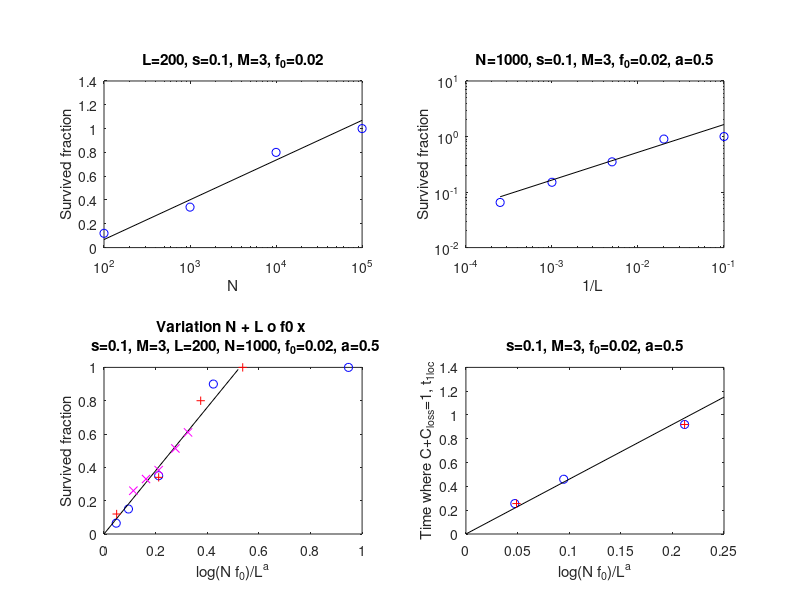
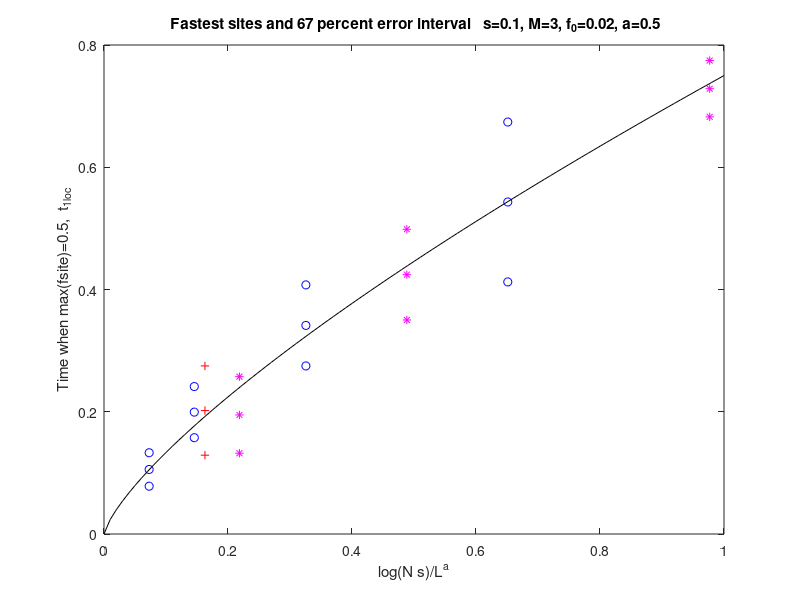
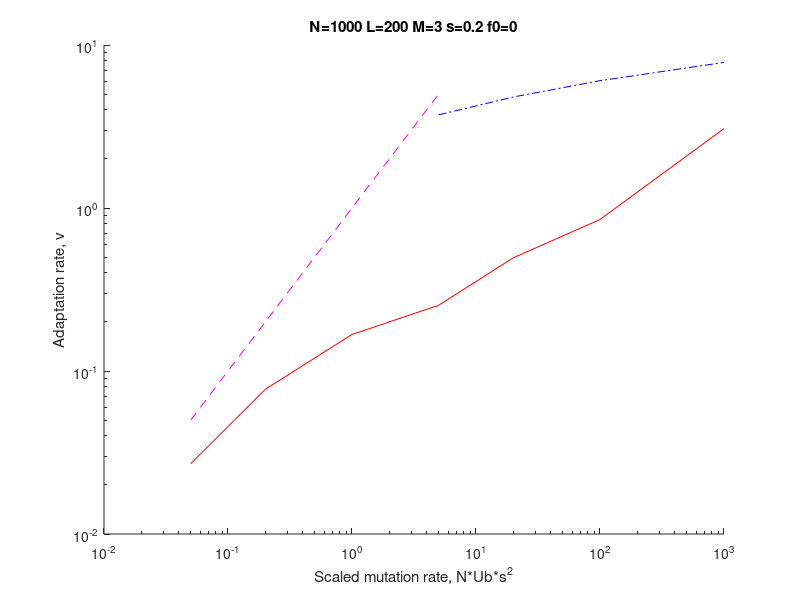
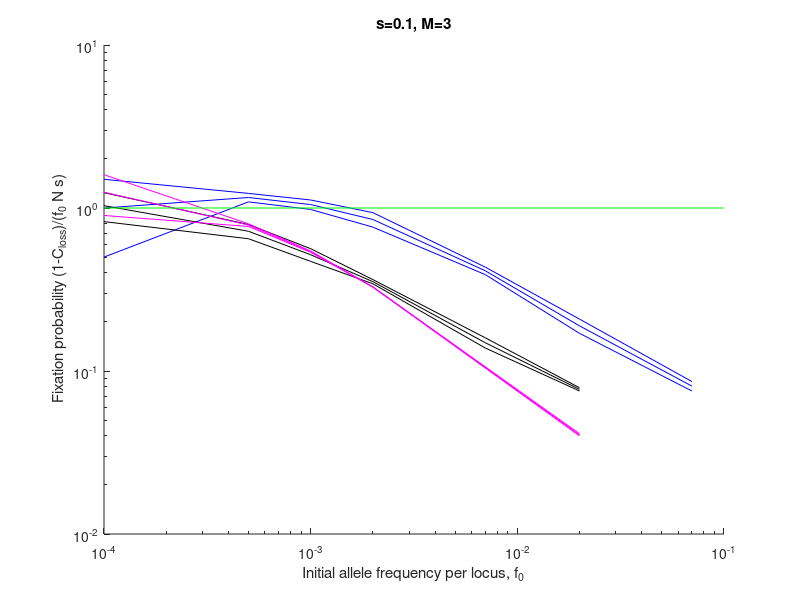

The MATLAB script that drew these images, in order:
% summary of results
 
f0=0.02; s=0.1; 

% R_NL=N L 1-Closs for s=0.1, M=3, f0=0.02
R_N=[1e2 200 0.12; 1e3 200 0.34; 1e4 200 0.8; 1e5 200 1];
R_L=[ 1e3 4e3 0.065; 1e3 1e3 0.15; 1e3 2e2 0.35; 1e3 50 0.9; 1e3 10 1];
    
% R_M= M 1-Closs for N=1000, L=1000, s=0.1, f0=0.02
R_M=[1 0.1; 3 0.15; 15 0.23; 60 0.26; 300 0.26];

% R_s= s 1-Closs for N=1000, L=1000, M=3, f0=0.02
R_s=[0.4 0.11; 0.2 0.11; 0.1 0.15; 0.05 0.15; 0.025 0.2];

 
%% 
figure(7)
loglog(R_M(:,1),R_M(:,2),'r',R_s(:,1),R_s(:,2),'b')
ylabel('Survived fraction, 1-C_{loss}')
xlabel('Number of crossovers, M, and selection coefficient, s')
title(sprintf('L=1000, s=%g, M=3, N=1000, M=3, f_0=%g',s,f0))

% fitting parameters

a=0.5;  
%%
  figure(1) 
subplot(2,2,1)
N=R_N(:,1); 
surv=R_N(:,3);
x=[min(N) max(N)];
semilogx(N, surv ,'bo', x,0.145*log(x)-0.6,'k')
ylabel('Survived fraction')
xlabel('N')
title(sprintf('L=200, s=%g, M=3, f_0=%g',s,f0))

subplot(2,2,2)
surv  = R_L(:,3);
xx=R_L(:,2).^(-1);
x=[min(xx), max(xx)];
loglog(xx , surv,'bo',x, 5.2*x.^a,'k')
title(sprintf('a=%g',a))
ylabel('Survived fraction')
xlabel('1/L ')
title(sprintf('N=1000, s=%g, M=3, f_0=%g, a=%g',s,f0,a))

subplot(2,2,3)
x =log(R_L(:,1)*f0)./R_L(:,2).^a;
y=R_L(:,3);
xx=[0 0.52];
x1=log(R_N(:,1)*f0)./R_N(:,2).^a;
y1=R_N(:,3);
plot(x, y,'bo',xx,1.9*xx,'k',x1,y1,'r+')
xlabel('log(N f_0)/L^a')
ylabel('Survived fraction')


%% effect of f0 on 1-Closs ar N*f0 >> 1
s=0.1; N=1000; M=3; L=200;
ff=[0.005 0.01 0.02 0.05 0.1];
x =log(N*ff)./L.^a;
y=[0.28 0.25 0.25;0.33 0.35 0.31;0.34 0.40 0.41; 0.51 0.52 0.51; 0.54 0.63 0.66]';
hold on; plot(x, mean(y),'mx'); hold off
title(sprintf('Variation N + L o f0 x \n s=%g, M=3, L=%g, N=%g, f_0=%g, a=%g',s,L, N,f0,a))

%% time point where C + Closs = 1
subplot(2,2,4)
N=1000;
L=[4000 1000 200];

t1loc=(1/s)*log(1/f0);
tast1=[10 18 36]; 
 x1=log(N*f0)./L.^a;
%x1=log(N*s)./L.^a;
%
L=200;
N=[100 1000];
tast2=[10 36];
 x2=log(N*f0)./L^a;
%x2=log(N*s)/L^a;
xx=[0 0.25];
plot(x1, tast1/t1loc,'bo',xx,180*xx/t1loc,'k',x2,tast2/t1loc,'r+')
xlabel('log(N f_0)/L^a')
ylabel('Time where C+C_{loss}=1, t_{1loc}')
title(sprintf('s=%g, M=3, f_0=%g, a=%g',s,f0,a))

%% fastest sites
figure(2)

N=1000;
L=[4000 1000 200 50];

t1loc=(1/s)*log(1/f0);
t1=[5 4 5 5 3.5 2.7 6 3.7 2.9 3.5; 8 7 11 5 8 8 9 8.5 6 7.5; 17.5 14 10 10 12 13.5 17 12.5 12 15; 18 24 33 18 25 17.5 20 21 15 21]/t1loc; 
t1av=mean(t1');
t1std=std(t1');
t1up=t1av+t1std; t1low=t1av-t1std; 
%x1=log(N*f0)*L.^(-a);
x1=log(N*s)*L.^(-a);
%

N=10000;
L=[1000 200 50];

t3=[5.8 4.4 8.2 9.7 10 ; 20 18 15 12.5 17.5; 31 28 26 29 28.5]/t1loc; 
t3av=mean(t3');
t3std=std(t3');
t3up=t3av+t3std; t3low=t3av-t3std; 
%x3=log(N*f0)*L.^(-a);
x3=log(N*s)*L.^(-a);
%
L=200;
N=100;
t2=[9.5 7 3.5 7.5 12 7 8 7.5 12.5 4.5]/t1loc;
t2av=mean(t2);
t2std=std(t2);
t2up=t2av+t2std; t2low=t2av-t2std; 
% x2=log(N*f0)/L^a;
x2=log(N*s)/L^a;

xx=0:0.01: 1;
plot(x3, t3av,'m*',x3, t3up,'m*',x3, t3low,'m*',...
    x1, t1av,'bo',x1, t1up,'bo',x1, t1low,'bo',x2,t2av,'r+',...
    x2,t2low,'r+',x2,t2up,'r+',xx,0.75* xx.^0.75,'k')
xlabel('log(N s)/L^a')
ylabel('Time when max(fsite)=0.5,  t_{1loc}')
title(sprintf(' Fastest sites and 67 percent error interval   s=%g, M=3, f_0=%g, a=%g',s,f0,a))

%%  Probability of fixation at N*f0 << and >> 1

s=0.1; N=1000; M=3; L=200;
ff=[ 0.0001 0.0005 0.001 0.002 0.007 0.02 0.07];
y=[0.005 0.01 0.015; 0.056 0.056 0.062; 0.097 0.108 0.11;0.19 0.16 0.16; 0.285 0.305 0.275;0.335 0.395 0.405; 0.57 0.525 0.6];
y= y' ./(ones(3,1)*ff)/N/s;  % p_fix in terms of s 
% %L=2000
% ff1=[0.001 0.001 0.001]; 
% y1=[0.037 0.037 0.041]./ff1/N/s; 
% %L=4000
% ff2=[0.001 0.001]; 
% y2=[0.025 0.024]./ff2/N/s; 
% %L=500
% ff3=[0.001 0.001 0.001]; 
% y3=[0.074 0.08 0.072]./ff3/N/s;
% %


s=0.1; N=10000; M=3; L=200;

ff1=[1e-4 0.0005 0.001 0.002 0.02];
y1=[0.165 0.1 0.11; 0.385 0.393 0.4; 0.545 0.535 0.54; 0.655 0.655 0.655;0.8 0.825 0.81];
y1= y1' ./(ones(3,1)*ff1)/N/s;

s=0.1; N=1000; M=3; L=1000;

ff2=[1e-4 0.0005 0.001 0.002 0.007 0.02];
y2=[0.008 0.011 0.012; 0.032 0.039 0.037; 0.049 0.049 0.057; 0.069 0.07 0.073; 0.112 0.097 0.104; 0.154 0.151 0.158];
y2= y2' ./(ones(3,1)*ff2)/N/s;


%% Transition to dilute  limit
figure(5)

loglog(ff,[mean(y);mean(y)+std(y);mean(y)-std(y)],'b',...
    ff2,[mean(y2);mean(y2)+std(y2);mean(y2)-std(y2)],'k',...
            ff1,[mean(y1);mean(y1)+std(y1);mean(y1)-std(y1)],'m',[1e-4 0.1],[1 1],'g')
title(sprintf('s=%g, M=%g',s ,M))
xlabel('Initial allele frequency per locus, f_0')
ylabel(' Fixation probability (1-C_{loss})/(f_0 N s)')
%axis([1e-4 2e-2 1e-1 2])
box off

%% meant and stdt for normalized coalescent N* d log Nlineage/dt at N=1000, s=0.1, M=3, T =150
figure(10)
subplot(2,1,1)
L=[2000 500 200 50 10]; N=1e3;
meant=[21 33 25; 35 28 47; 43 36 57; 32 25 21; 22 28 29]';
stdt=[18 24 17; 22 23 27; 18 23 32; 26 21 20; 12 9 26]'; 
semilogx(L,meant,'--r',L,stdt,'--b'); hold on
semilogx(L,mean(meant),'r',L,mean(stdt),'b'); hold on
xlabel('L');ylabel('mean (r) and std (b) norm coal time')
axis([min(L) max(L) 0 100])
title (sprintf('N* d log Nlineage/dt at N=%g, s=0.1, M=3, T =150: mean and std distribution',N))

subplot(2,1,2)
N=[1e3 1e4];  L=500;
meant=[35 28 47; 17 41 51]';
stdt=[22 23 27;  14 19 27]';
semilogx(N,meant,'--r',N,stdt,'--b'); hold on
semilogx(N,mean(meant),'r',N,mean(stdt),'b'); hold on
xlabel('N');ylabel('mean (r) and std (b) norm coal time')
axis([min(N) max(N) 0 100])
title (sprintf('N* d log Nlineage/dt at L=%g, s=0.1, M=3, T =150: mean and std distribution',L))

%% stationary speed with mutation
figure(3)
%  N=1000; L=200; M=3; s=0.1; % f0=0;
% % values of  N*Ub*s^2 and v=<dfw/dt>
% x=[0.01 0.02 0.05 0.1 0.2 0.5 1 2 5 20 200 1000];
% v=[0.0058 0.0072;0.0126 0.0115;0.018 0.0184;0.032 0.0335; 0.044 0.0429; 0.0696 0.0691; 0.084 0.103; 0.129 0.130;0.183 0.202; 0.316 0.332; 1.26 1.22;2.9 2.9];
% v=v';
% %
% N=1000; L=10; M=3; s=0.1;
% x=[0.02 0.05 0.2 1 5 20];
% v=[0.0094 0.0123; 0.018 0.014;   0.021 0.020;    0.0273 0.029; 0.049 0.046;0.1026 0.09755];

N=1000; L=200; M=3; s=0.2;
x=[0.05 0.2 1 5 20 100 1000];
v=[0.032 0.022; 0.0745 0.080 ; 0.175 0.160 ;0.26 0.246 ; 0.49 0.50;0.84 0.86;3.0 3.14];

v=v';
v1=x;
v2=2*log(x/s^2)/log(1/s)^2;
i2=find(v2 > 0 & v2 < v1);
i1=1:min(i2);
loglog(x, mean(v), 'r', x(i1),v1(i1),'m--',x(i2),v2(i2),'b-.')
% hold on
% loglog(x,0.09*sqrt(x),'k')
% hold off

xlabel('Scaled mutation rate, N*Ub*s^2')
ylabel('Adaptation rate, v')
title(sprintf('N=%g L=%g M=%g s=%g f0=0',N,L,M,s))
box off;grid off
